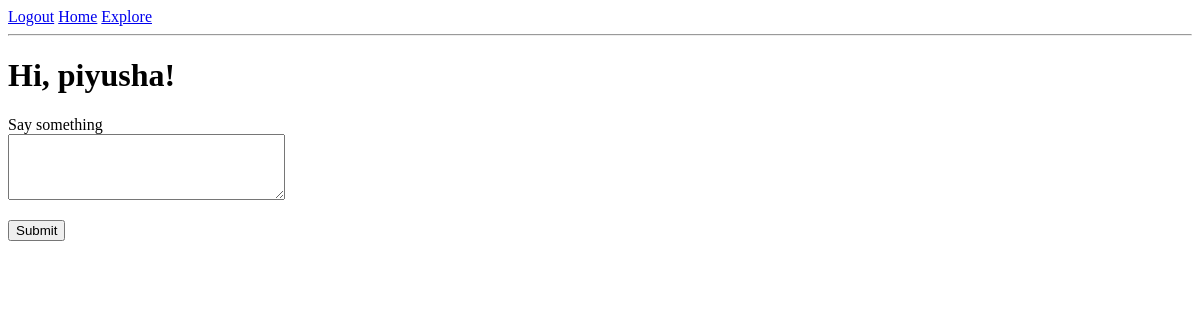
Before: /index (signed in) with the older database file.
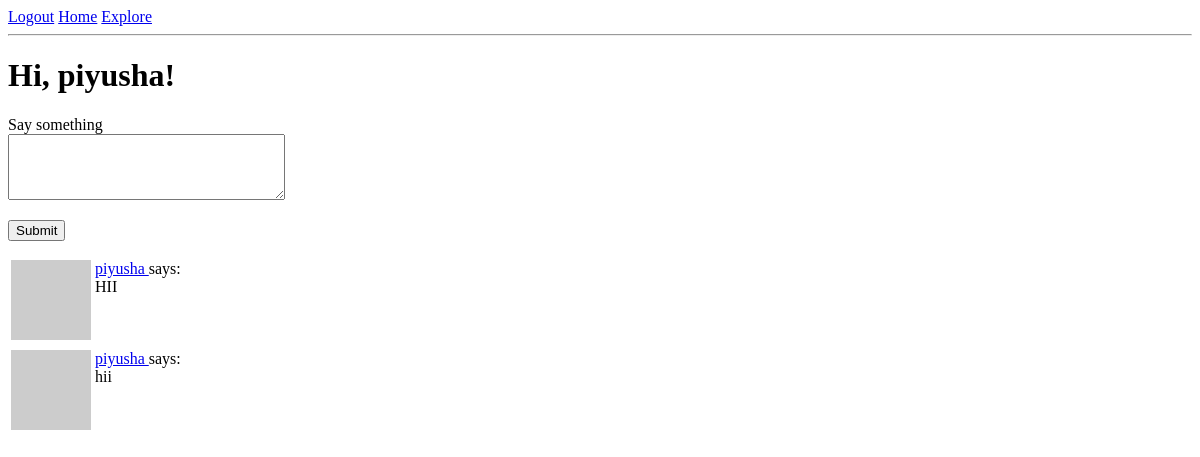
After: the same page with the newer database file.
### app/models.py (models this page shows, shortened)
class User(UserMixin, db.Model):
    id = sa.Column(sa.Integer, primary_key=True)
    username = sa.Column(sa.String(64), index=True, unique=True)
    email = sa.Column(sa.String(120), index=True, unique=True)
    password_hash = sa.Column(sa.String(256))
    about_me = sa.Column(sa.String(140))
    last_seen = sa.Column(
        sa.DateTime,
        default=lambda: datetime.now(timezone.utc)
    )
    posts = so.relationship('Post', back_populates='author')
    following = so.relationship(
        'User', secondary=followers,
        primaryjoin=(followers.c.follower_id == id),
        secondaryjoin=(followers.c.followed_id == id),
        backref=so.backref('followers', lazy='dynamic'),
        lazy='dynamic'
    )
    def avatar(self, size):
        digest = md5(self.email.lower().encode('utf-8')).hexdigest()
        return f'https://www.gravatar.com/avatar/{digest}?d=identicon&s={size}'
    def following_posts(self):
        followed = (
            sa.select(Post)
            .join(followers,
                  followers.c.followed_id == Post.user_id)
            .where(followers.c.follower_id == self.id)
        )
        own = sa.select(Post).where(Post.user_id == self.id)
        union_query = followed.union(own).subquery()
        return sa.select(Post).join(
            union_query, Post.id == union_query.c.id
        ).order_by(Post.timestamp.desc())

class Post(db.Model):
    id = sa.Column(sa.Integer, primary_key=True)
    body = sa.Column(sa.String(140))
    timestamp = sa.Column(
        sa.DateTime,
        index=True,
        default=lambda: datetime.now(timezone.utc)
    )
    user_id = sa.Column(sa.Integer, sa.ForeignKey('user.id'))
    author = so.relationship('User', back_populates='posts')

### app/routes.py (the view)
@app.route('/', methods=['GET', 'POST'])
@app.route('/index', methods=['GET', 'POST'])
@login_required
def index():
    form = PostForm()
    if form.validate_on_submit():
        post = Post(body=form.post.data, author=current_user)
        db.session.add(post)
        db.session.commit()
        flash('Your post is now live!')
        return redirect(url_for('index'))
    posts = db.session.scalars(
            current_user.following_posts()
        ).all()
    return render_template(
        'index.html',
        title='Home',
        form=form,
        posts=posts
    )

### app/forms.py
class PostForm(FlaskForm):
    post = TextAreaField(
        'Say something',
        validators=[DataRequired(), Length(min=1, max=140)]
    )
    submit = SubmitField('Submit')

### app/models.py (called while the page is built)
@login.user_loader
def load_user(id):
    return db.session.get(User, int(id))

### app/routes.py (called while the page is built)
@app.before_request
def before_request():
    if current_user.is_authenticated:
        current_user.last_seen = datetime.now(timezone.utc)
        db.session.commit()

### app/templates/index.html (shortened to what this page needs)
{% extends "base.html" %}
{% block content %}
<h1>Hi, {{ current_user.username }}!</h1>
{% if form %}
<form action="" method="post">
    <p>
        {{ form.post.label }}<br>
        {{ form.post(cols=32, rows=4) }}
    </p>
    <p>{{ form.submit() }}</p>
</form>
{% endif %}
{% for post in posts %}
    {% include "_post.html" %}
{% endfor %}
{% endblock %}

### app/templates/base.html (shortened to what this page needs)
<!doctype html>
<html>
<head>
</head>
<body>
    {% if current_user.is_anonymous %}
    <a href="{{ url_for('login') }}">Login</a>
    {% else %}
    <a href="{{ url_for('logout') }}">Logout</a>
    {% endif %}
    <a href="{{ url_for('index') }}">Home</a>
    <a href="{{ url_for('explore') }}">Explore</a>
    <hr>
    {% block content %}{% endblock %}
</body>
</html>

### app/templates/_post.html
<table>
<tr valign="top">
<td>
<img src="{{ post.author.avatar(36) }}">
</td>
<td>
<a href="{{ url_for('user', username=post.author.username) }}">
{{ post.author.username }}
</a>
says:<br>
{{ post.body }}
</td>
</tr>
</table>

Changed rows visible on the page:
added Post: author.username "piyusha", body "HII"
added Post: author.username "piyusha", body "hii"
